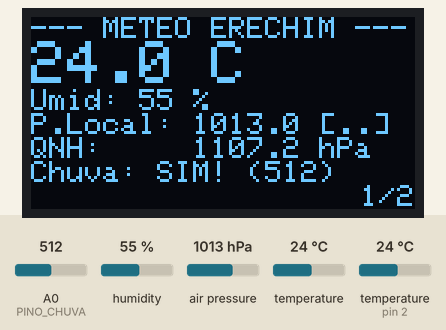
The sketch below on a simulated Arduino Uno, built with avr-gcc and run on an emulated ATmega328P. Shown: 128×64 one-colour display. Inputs (shaded band) come from the test bench; at power-on: A0 (PINO_CHUVA) = 512, air pressure 1013 hPa, humidity 55 %, temperature 24 °C, temperature (sensor on pin 2) 24 °C. What the sketch prints to the serial monitor is not drawn.

Above: at 2.0 s.
2.1 s: A0 (PINO_CHUVA) set to 107
At 2.6 s:
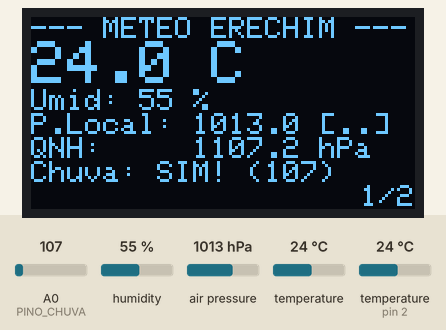
8.2 s: A0 (PINO_CHUVA) set to 92
At 8.6 s:
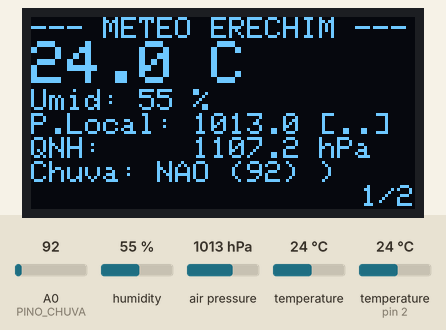
13.7 s: air pressure set to 952 hPa
At 14.9 s:
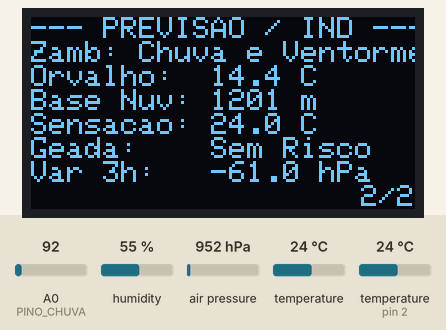
Timing chart, 0 to 16.7 s (numbered marks = the images above; inputs shaded):
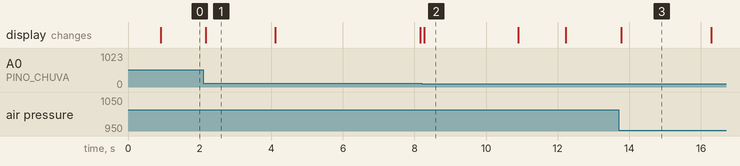

Measured:
- the behaviour switches between 101 and 100 on A0 (PINO_CHUVA) (found by bisection; images 1 and 2)
- after the input at 2.1 s, the display: changes after 0.07 s (image 1)
- after the input at 8.2 s, the display: changes after 0.08 s (image 2)
- after the input at 13.7 s, the display: changes after 0.07 s (image 3)
- what the display in image 1 shows lasts 1.9 s, from 2.2 s to 4.1 s
- what the display in image 2 shows lasts 2.6 s, from 8.3 s to 10.9 s

The sketch:

meteo.ino
```cpp
#include <Wire.h>
#include <math.h>
#include <Adafruit_Sensor.h>
#include <Adafruit_BMP280.h>
#include <SoftwareSerial.h>
#include <DHT.h>
#include "SSD1306Ascii.h"
#include "SSD1306AsciiWire.h"

// --- Display OLED ---
#define I2C_ADDRESS 0x3C
SSD1306AsciiWire oled;

// --- DHT11 ---
#define DHTPIN 2
#define DHTTYPE DHT11
DHT dht(DHTPIN, DHTTYPE);

// --- Sensor de Chuva ---
#define PINO_CHUVA A0
const int LIMIAR_CHUVA = 100;

// --- Módulo Bluetooth BLE / HC-05 (RX: 10, TX: 11) ---
SoftwareSerial bluetooth(10, 11);
Adafruit_BMP280 bmp;

const float ALTITUDE_LOCAL = 780.0;

// --- Temporizadores ---
unsigned long agora = 0;
unsigned long ultimoEnvio = 0;
const unsigned long INTERVALO_ENVIO = 3000UL;

unsigned long ultimaTrocaPagina = 0;
const unsigned long INTERVALO_PAGINA = 4000UL;
byte paginaAtual = 0;

// --- Buffer Barométrico (3 Horas) ---
const int TOTAL_AMOSTRAS = 12;
const unsigned long INTERVALO_HISTORICO = 10000UL; // Ajuste para bancada ou 900000UL para 15 min reais
float historicoPressao[TOTAL_AMOSTRAS];
int indiceBuffer = 0;
int amostrasColetadas = 0;
unsigned long ultimoRegistroHistorico = 0;

// --- Buffer do Pager (Recepção Segura sem travar loop) ---
char rxBufferBT[64];
byte rxIndexBT = 0;
char textoTratado[64] = "";
char textoRolagem[80] = "";
int posRolagem = 0;
unsigned long ultimoPassoRolagem = 0;
const unsigned long VELOCIDADE_ROLAGEM = 180UL;
unsigned long tempoInicioMensagem = 0;
const unsigned long TEMPO_MINIMO_MENSAGEM = 8000UL;
bool exibindoMensagem = false;

struct DadosMeteo {
  float temp;
  float umi;
  float presLocal;
  float qnh;
  float deltaP;
  float pontoOrvalho;
  float baseNuvens;
  float sensacao;
  bool riscoGeada;
  const char* simboloTendencia;
  const char* descTendencia;
  const char* zambretti;
};

// Sanitização direta em buffer de caracteres
void sanitizarCStr(const char* entrada, char* saida, size_t maxLen) {
  size_t outIdx = 0;
  size_t inLen = strlen(entrada);

  for (size_t i = 0; i < inLen && outIdx < maxLen - 1; i++) {
    uint8_t c = (uint8_t)entrada[i];
    if (c == 0xC3 && i + 1 < inLen) {
      i++;
      uint8_t c2 = (uint8_t)entrada[i];
      if (c2 >= 0x80 && c2 <= 0x85)      saida[outIdx++] = 'A';
      else if (c2 == 0x87)               saida[outIdx++] = 'C';
      else if (c2 >= 0x88 && c2 <= 0x8B) saida[outIdx++] = 'E';
      else if (c2 >= 0x8C && c2 <= 0x8F) saida[outIdx++] = 'I';
      else if (c2 >= 0x92 && c2 <= 0x96) saida[outIdx++] = 'O';
      else if (c2 >= 0x99 && c2 <= 0x9C) saida[outIdx++] = 'U';
      else if (c2 >= 0xA0 && c2 <= 0xA5) saida[outIdx++] = 'a';
      else if (c2 == 0xA7)               saida[outIdx++] = 'c';
      else if (c2 >= 0xA8 && c2 <= 0xAB) saida[outIdx++] = 'e';
      else if (c2 >= 0xAC && c2 <= 0xAF) saida[outIdx++] = 'i';
      else if (c2 >= 0xB2 && c2 <= 0xB6) saida[outIdx++] = 'o';
      else if (c2 >= 0xB9 && c2 <= 0xBC) saida[outIdx++] = 'u';
      else                               saida[outIdx++] = ' ';
    } else if (c >= 32 && c <= 126) {
      saida[outIdx++] = (char)c;
    }
  }
  saida[outIdx] = '\0';
}

float calcularPontoOrvalho(float T, float RH) {
  if (RH <= 0.0) RH = 1.0;
  float a = 17.27;
  float b = 237.7;
  float alpha = ((a * T) / (b + T)) + log(RH / 100.0);
  return (b * alpha) / (a - alpha);
}

float calcularBaseNuvens(float T, float Td) {
  float base = 125.0 * (T - Td);
  return (base < 0.0) ? 0.0 : base;
}

float calcularSensacao(float T, float RH) {
  if (T < 27.0 || RH < 40.0) return T;
  return -8.784 + (1.611 * T) + (2.338 * RH) - (0.146 * T * RH)
         - (0.0123 * T * T) - (0.0164 * RH * RH) + (0.0022 * T * T * RH);
}

float calcularQNH(float pEstacao, float T, float altitude) {
  return pEstacao * pow(1.0 - ((0.0065 * altitude) / (T + (0.0065 * altitude) + 273.15)), -5.257);
}

const char* calcularZambretti(float qnh, float deltaP) {
  if (deltaP <= -2.0) {
    return (qnh < 1010.0) ? "Tempestade Iminente" : "Chuva e Vento";
  } else if (deltaP <= -0.8) {
    return (qnh < 1013.0) ? "Chuva Provavel" : "Instavel";
  } else if (deltaP >= 2.0) {
    return (qnh > 1020.0) ? "Firme e Seco" : "Tempo Limpando";
  } else if (deltaP >= 0.8) {
    return (qnh > 1015.0) ? "Melhoria Continua" : "Tempo Bom";
  } else {
    if (qnh >= 1020.0) return "Ensolarado Firme";
    if (qnh >= 1012.0) return "Tempo Estavel";
    return "Nublado / Variavel";
  }
}

DadosMeteo processarMeteorologia() {
  DadosMeteo d;
  d.temp = bmp.readTemperature();
  d.presLocal = bmp.readPressure() / 100.0F;
  d.umi = dht.readHumidity();
  if (isnan(d.umi)) d.umi = 0.0;

  d.qnh = calcularQNH(d.presLocal, d.temp, ALTITUDE_LOCAL);

  if (amostrasColetadas < 2) {
    d.deltaP = 0.0;
    d.simboloTendencia = "[..]";
    d.descTendencia = "Coletando";
  } else {
    int idxMaisAntigo = (amostrasColetadas == TOTAL_AMOSTRAS) ? indiceBuffer : 0;
    d.deltaP = d.presLocal - historicoPressao[idxMaisAntigo];

    if (d.deltaP <= -2.0) {
      d.simboloTendencia = "[vv]";
      d.descTendencia = "Queda Brusca";
    } else if (d.deltaP <= -0.8) {
      d.simboloTendencia = "[ v]";
      d.descTendencia = "Queda Moderada";
    } else if (d.deltaP >= 2.0) {
      d.simboloTendencia = "[^^]";
      d.descTendencia = "Subida Rapida";
    } else if (d.deltaP >= 0.8) {
      d.simboloTendencia = "[ ^]";
      d.descTendencia = "Subida Gradual";
    } else {
      d.simboloTendencia = "[ =]";
      d.descTendencia = "Estavel";
    }
  }

  d.pontoOrvalho = calcularPontoOrvalho(d.temp, d.umi);
  d.baseNuvens = calcularBaseNuvens(d.temp, d.pontoOrvalho);
  d.sensacao = calcularSensacao(d.temp, d.umi);
  d.riscoGeada = (d.temp <= 4.0 && d.pontoOrvalho <= 0.0);
  d.zambretti = calcularZambretti(d.qnh, d.deltaP);

  return d;
}

void desenharPagina0(const DadosMeteo &d, int leituraChuva, const char* statusChuva) {
  oled.home();
  oled.set1X();
  oled.println("--- METEO ERECHIM ---");

  oled.set2X();
  oled.print(d.temp, 1);
  oled.println(" C");

  oled.set1X();
  oled.print("Umid: ");
  oled.print(d.umi, 0);
  oled.println(" %");

  oled.print("P.Local: ");
  oled.print(d.presLocal, 1);
  oled.print(" ");
  oled.println(d.simboloTendencia);

  oled.print("QNH:     ");
  oled.print(d.qnh, 1);
  oled.println(" hPa");

  oled.print("Chuva: ");
  oled.print(statusChuva);
  oled.print(" (");
  oled.print(leituraChuva);
  oled.println(") ");

  oled.setCursor(110, 7);
  oled.print("1/2");
}

void desenharPagina1(const DadosMeteo &d) {
  oled.home();
  oled.set1X();
  oled.println("--- PREVISAO / IND ---");

  oled.print("Zamb: ");
  oled.println(d.zambretti);

  oled.print("Orvalho:  ");
  oled.print(d.pontoOrvalho, 1);
  oled.println(" C");

  oled.print("Base Nuv: ");
  oled.print(d.baseNuvens, 0);
  oled.println(" m");

  oled.print("Sensacao: ");
  oled.print(d.sensacao, 1);
  oled.println(" C");

  oled.print("Geada:    ");
  oled.println(d.riscoGeada ? "!ALERTA!" : "Sem Risco");

  oled.print("Var 3h:   ");
  if (d.deltaP > 0) oled.print("+");
  oled.print(d.deltaP, 1);
  oled.println(" hPa");

  oled.setCursor(110, 7);
  oled.print("2/2");
}

// Transmissão Compacta CSV via BLE (Apenas ~60 bytes)
void transmitirBLE(const DadosMeteo &d, int leituraChuva) {
  bluetooth.print(F("$MET,"));
  bluetooth.print(d.temp, 1); bluetooth.print(',');
  bluetooth.print(d.umi, 0); bluetooth.print(',');
  bluetooth.print(d.presLocal, 1); bluetooth.print(',');
  bluetooth.print(d.qnh, 1); bluetooth.print(',');
  bluetooth.print(d.deltaP, 1); bluetooth.print(',');
  bluetooth.print(d.descTendencia); bluetooth.print(',');
  bluetooth.print(d.zambretti); bluetooth.print(',');
  bluetooth.print(d.pontoOrvalho, 1); bluetooth.print(',');
  bluetooth.print(d.baseNuvens, 0); bluetooth.print(',');
  bluetooth.print(d.sensacao, 1); bluetooth.print(',');
  bluetooth.print(d.riscoGeada ? 1 : 0); bluetooth.print(',');
  bluetooth.println(leituraChuva);
}

// Transmissão Formatada para o Monitor Serial USB (PC)
void transmitirSerial(const DadosMeteo &d, const char* statusChuva, int leituraChuva) {
  Serial.print(F("T: ")); Serial.print(d.temp, 1);
  Serial.print(F("C | Umid: ")); Serial.print(d.umi, 0);
  Serial.print(F("% | QNH: ")); Serial.print(d.qnh, 1);
  Serial.print(F("hPa | Zamb: ")); Serial.print(d.zambretti);
  Serial.print(F(" | Chuva: ")); Serial.print(statusChuva);
  Serial.print(F(" (")); Serial.print(leituraChuva); Serial.println(F(")"));
}

void setup() {
  Serial.begin(9600);
  bluetooth.begin(38400);
  Wire.begin();
  Wire.setClock(400000L);

  dht.begin();

  oled.begin(&Adafruit128x64, I2C_ADDRESS);
  oled.setFont(Adafruit5x7);
  oled.clear();
  oled.set1X();
  oled.println("ESTACAO COMPLETA");
  oled.println("METEO + PREVISAO");
  delay(800);
  oled.clear();

  if (!bmp.begin(0x76)) {
    Serial.println(F("Erro: BMP280!"));
    bluetooth.println(F("ERRO:BMP280"));
    oled.println("Erro: BMP280!");
    while (1);
  }

  bmp.setSampling(Adafruit_BMP280::MODE_NORMAL,
                  Adafruit_BMP280::SAMPLING_X2,
                  Adafruit_BMP280::SAMPLING_X16,
                  Adafruit_BMP280::FILTER_X16,
                  Adafruit_BMP280::STANDBY_MS_500);

  float pInicial = bmp.readPressure() / 100.0F;
  historicoPressao[0] = pInicial;
  indiceBuffer = 1;
  amostrasColetadas = 1;
  ultimoRegistroHistorico = millis();
}

void loop() {
  agora = millis();

  // 1. Buffer histórico barométrico
  if (agora - ultimoRegistroHistorico >= INTERVALO_HISTORICO) {
    ultimoRegistroHistorico = agora;
    historicoPressao[indiceBuffer] = bmp.readPressure() / 100.0F;
    indiceBuffer = (indiceBuffer + 1) % TOTAL_AMOSTRAS;
    if (amostrasColetadas < TOTAL_AMOSTRAS) amostrasColetadas++;
  }

  // 2. Recepção não-bloqueante do Pager via Bluetooth
  while (bluetooth.available()) {
    char c = (char)bluetooth.read();
    if (c == '\n' || c == '\r') {
      if (rxIndexBT > 0) {
        rxBufferBT[rxIndexBT] = '\0';
        sanitizarCStr(rxBufferBT, textoTratado, sizeof(textoTratado));
        rxIndexBT = 0;

        size_t len = strlen(textoTratado);
        if (len > 0) {
          exibindoMensagem = true;
          tempoInicioMensagem = agora;
          posRolagem = 0;

          if (len > 10) {
            snprintf(textoRolagem, sizeof(textoRolagem), "%s   ---   ", textoTratado);
          } else {
            strncpy(textoRolagem, textoTratado, sizeof(textoRolagem));
          }

          oled.clear();
          oled.set1X();
          oled.println(">> MENSAGEM RECEBIDA <<");
          oled.println("");

          bluetooth.print(F("ACK:"));
          bluetooth.println(textoTratado);
        }
      }
    } else if (rxIndexBT < sizeof(rxBufferBT) - 1) {
      rxBufferBT[rxIndexBT++] = c;
    }
  }

  // 3. Efeito letreiro no OLED
  if (exibindoMensagem) {
    if (agora - ultimoPassoRolagem >= VELOCIDADE_ROLAGEM) {
      ultimoPassoRolagem = agora;
      oled.setCursor(0, 3);
      oled.set2X();

      size_t lenMsg = strlen(textoTratado);
      if (lenMsg <= 10) {
        oled.clearToEOL();
        oled.print(textoTratado);
      } else {
        size_t lenRol = strlen(textoRolagem);
        char janela[11];
        for (int i = 0; i < 10; i++) {
          janela[i] = textoRolagem[(posRolagem + i) % lenRol];
        }
        janela[10] = '\0';
        oled.clearToEOL();
        oled.print(janela);
        posRolagem++;
      }

      if (agora - tempoInicioMensagem >= TEMPO_MINIMO_MENSAGEM) {
        size_t lenRol = strlen(textoRolagem);
        if (lenMsg <= 10 || (lenRol > 0 && (posRolagem % lenRol == 0))) {
          exibindoMensagem = false;
          oled.clear();
        }
      }
    }
  }

  // 4. Execução Meteorológica
  if (!exibindoMensagem) {
    DadosMeteo dados = processarMeteorologia();
    int leituraChuva = analogRead(PINO_CHUVA);
    const char* statusChuva = (leituraChuva > LIMIAR_CHUVA) ? "SIM!" : "NAO";

    if (agora - ultimaTrocaPagina >= INTERVALO_PAGINA) {
      ultimaTrocaPagina = agora;
      paginaAtual = (paginaAtual + 1) % 2;
      oled.clear();
    }

    if (paginaAtual == 0) {
      desenharPagina0(dados, leituraChuva, statusChuva);
    } else {
      desenharPagina1(dados);
    }

    // 5. Transmissão
    if (agora - ultimoEnvio >= INTERVALO_ENVIO) {
      ultimoEnvio = agora;
      transmitirBLE(dados, leituraChuva);
      transmitirSerial(dados, statusChuva, leituraChuva);
    }
  }
}
```
